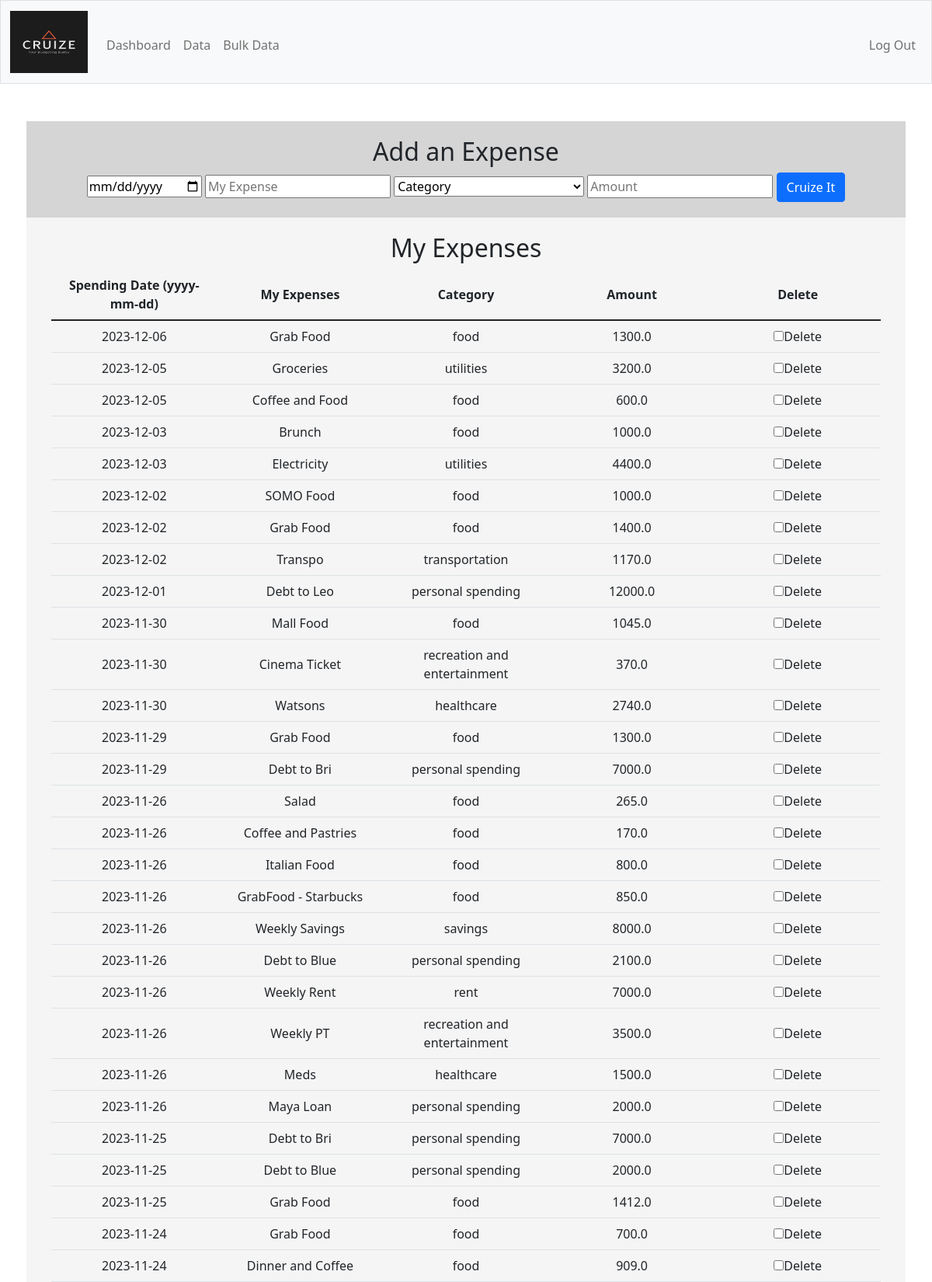
Screenshot of /add (signed in, upper part) with the database file from the repository.
### tables this page shows
CREATE TABLE budget (
id INTEGER PRIMARY KEY AUTOINCREMENT NOT NULL,
user_id INTEGER NULL,
name TEXT NULL,
category TEXT NULL,
amount REAL NULL,
budget_date DATETIME NULL,
transaction_date DATETIME DEFAULT CURRENT_TIMESTAMP
);

### app.py (the view)
@app.route("/add", methods=["GET", "POST"])
@login_required
def add():
    if request.method == "POST":
        date = request.form.get("date")
        name = request.form.get("name")
        category = request.form.get("category")
        amount = request.form.get("amount")
        try:
            date_str = datetime.strptime(date, '%Y-%m-%d')
            new_date = date_str.strftime('%Y-%m-%d')
            date = new_date
        except ValueError:
            return "Error processing date format. Kindly follow 'dd/mm/yyyy' format"
        if not name:
            return "Kindly provide the name of your expenses in 'My Expense' column"
        elif category not in REQUIRED_CATEGORIES:
            return "Invalid category. Kindly choose from the available category lists"
        elif not decimal_checker(amount) and not amount.isdigit():
            return "Costs must be numerical or decimal value"
        elif float(amount) <= 0:
            return "Cost must have a value greater than 0"
        elif int(float(amount)) <= 0:
            return "Cost must have a value greater than 0"
        user_id = session["user_id"]
        db.execute("INSERT INTO budget (user_id, name, category, amount, budget_date) VALUES (?, ?, ?, ?, ?)",
                   user_id, name, category, amount, date)
        return redirect("/add")
    else:
        budgets = db.execute(
                "SELECT * FROM budget WHERE user_id = ? ORDER BY budget_date DESC, transaction_date DESC", session["user_id"])
        return render_template("manual.html", categories = REQUIRED_CATEGORIES, budgets = budgets)

### app.py (called while the page is built)
@app.after_request
def after_request(response):
    response.headers["Cache-Control"] = "no-cache, no-store, must-revalidate"
    response.headers["Expires"] = 0
    response.headers["Pragma"] = "no-cache"
    return response

### helpers.py (called while the page is built)
def login_required(f):
    @wraps(f)
    def decorated_function(*args, **kwargs):
        if session.get("user_id") is None:
            return redirect("/login")
        return f(*args, **kwargs)
    return decorated_function

### templates/manual.html (shortened to what this page needs)
{% extends "luser.html" %}
{% block main %}
    <div class="container-fluid">
        <div class="row test-row custom_padding">
            <div class="col-md-12">
                <h2>Add an Expense</h2>
                <form action ="/add" method="POST">
                    <input autocomplete="off" autofocus name="date" placeholder="Date" type="date">
                    <input autocomplete="off" autofocus name="name" placeholder="My Expense" type="text">
                    <select name="category">
                        <option disabled selected>Category</option>
                    </select>
                    <input autocomplete="off" autofocus name="amount" placeholder="Amount" type="text">
                    <button  class="btn btn-primary" type="Submit">Cruize It</button>
                </form>
            </div>
        </div>
    </div>
    <div class="container-fluid">
        <div class ="row charts-row custom_padding">
            <div class = "col-md-12">
                <h2>My Expenses</h2>
                <table class="table table-sortable">
                    <thead>
                        <tr>
                            <th>Spending Date (yyyy-mm-dd)</th>
                            <th>My Expenses</th>
                            <th>Category</th>
                            <th>Amount</th>
                            <th>Delete</th>
                        </tr>
                    </thead>
                    <tbody>
                        {% for budget in budgets %}
                        <tr>
                            <td>{{ budget.budget_date }}</td>
                            <td>{{ budget.name }}</td>
                            <td>{{ budget.category }}</td>
                            <td>{{ budget.amount }}</td>
                            <td><input type="checkbox" class="checkbox" data-id="{{ budget.id }}">Delete</td>
                        </tr>
                        {% endfor %}
                    </tbody>
                </table>
            </div>
        </div>
    </div>
{% endblock %}

### static/styles_manual.css (style rules this page uses)
table { background-color: transparent; margin-bottom: 1rem; width: 100%; table-layout: fixed; }
table th, table td { padding: 0.75rem; vertical-align: middle; }
body, html { margin: 0; padding: 0; }
.test-row { background-color: #d5d5d5; padding: 20px; }
.custom_padding { margin-left: 10px; margin-right: 10px; }
.charts-row { background-color: #f5f5f5; padding: 20px; margin-bottom: 0; }
.table-sortable th { cursor: pointer; }

### rows the page displays
budget: budget_date "2023-12-06", name "Grab Food", category "food", amount "1300.0"
budget: budget_date "2023-12-05", name "Groceries", category "utilities", amount "3200.0"
budget: budget_date "2023-12-05", name "Coffee and Food", category "food", amount "600.0"
budget: budget_date "2023-12-03", name "Brunch", category "food", amount "1000.0"
budget: budget_date "2023-12-03", name "Electricity", category "utilities", amount "4400.0"
budget: budget_date "2023-12-02", name "SOMO Food", category "food", amount "1000.0"
budget: budget_date "2023-12-02", name "Grab Food", category "food", amount "1400.0"
budget: budget_date "2023-12-02", name "Transpo", category "transportation", amount "1170.0"
budget: budget_date "2023-12-01", name "Debt to Leo", category "personal spending", amount "12000.0"
budget: budget_date "2023-11-30", name "Mall Food", category "food", amount "1045.0"
budget: budget_date "2023-11-30", name "Cinema Ticket", category "recreation and entertainment", amount "370.0"
budget: budget_date "2023-11-30", name "Watsons", category "healthcare", amount "2740.0"
budget: budget_date "2023-11-29", name "Grab Food", category "food", amount "1300.0"
budget: budget_date "2023-11-29", name "Debt to Bri", category "personal spending", amount "7000.0"
budget: budget_date "2023-11-26", name "Salad", category "food", amount "265.0"
budget: budget_date "2023-11-26", name "Coffee and Pastries", category "food", amount "170.0"
budget: budget_date "2023-11-26", name "Italian Food", category "food", amount "800.0"
budget: budget_date "2023-11-26", name "GrabFood - Starbucks", category "food", amount "850.0"
budget: budget_date "2023-11-26", name "Weekly Savings", category "savings", amount "8000.0"
budget: budget_date "2023-11-26", name "Debt to Blue", category "personal spending", amount "2100.0"
budget: budget_date "2023-11-26", name "Weekly Rent", category "rent", amount "7000.0"
budget: budget_date "2023-11-26", name "Weekly PT", category "recreation and entertainment", amount "3500.0"
budget: budget_date "2023-11-26", name "Meds", category "healthcare", amount "1500.0"
budget: budget_date "2023-11-26", name "Maya Loan", category "personal spending", amount "2000.0"
budget: budget_date "2023-11-25", name "Debt to Bri", category "personal spending", amount "7000.0"
budget: budget_date "2023-11-25", name "Debt to Blue", category "personal spending", amount "2000.0"
budget: budget_date "2023-11-25", name "Grab Food", category "food", amount "1412.0"
budget: budget_date "2023-11-24", name "Grab Food", category "food", amount "700.0"
budget: budget_date "2023-11-24", name "Dinner and Coffee", category "food", amount "909.0"
